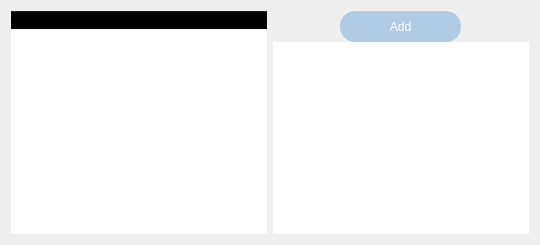
            <widget class="QWidget" name="tab_2">
             <property name="sizePolicy">
              <sizepolicy hsizetype="Expanding" vsizetype="Expanding">
               <horstretch>0</horstretch>
               <verstretch>0</verstretch>
              </sizepolicy>
             </property>
             <attribute name="title">
              <string>Tab 2</string>
             </attribute>
             <layout class="QHBoxLayout" name="horizontalLayout_11">
              <item>
               <widget class="QTreeWidget" name="mi_tree">
                <property name="styleSheet">
                 <string notr="true">QTreeWidget { border: none; 
}
QHeaderView::section { background-color: transparent; }</string>
                </property>
                <column>
                 <property name="text">
                  <string>Mitochondria</string>
                 </property>
                </column>
               </widget>
              </item>
              <item>
               <layout class="QVBoxLayout" name="verticalLayout_7">
                <property name="spacing">
                 <number>0</number>
                </property>
                <item alignment="Qt::AlignHCenter|Qt::AlignVCenter">
                 <widget class="QPushButton" name="mi_add">
                  <property name="minimumSize">
                   <size>
                    <width>121</width>
                    <height>31</height>
                   </size>
                  </property>
                  <property name="maximumSize">
                   <size>
                    <width>121</width>
                    <height>31</height>
                   </size>
                  </property>
                  <property name="styleSheet">
                   <string notr="true">QPushButton {  
    background-color: rgb(178, 203, 229); /* 设置背景颜色，这里以绿色为例 */  
    border: none; /* 移除边框 */  
    border-radius: 15px; /* 设置圆角半径 */  
    color: white; /* 设置文本颜色 */  
    padding: 10px 20px; /* 设置内边距 */  
}  
  
/* 当按钮被按下时的样式 */  
QPushButton:pressed {  
    background-color: rgb(159, 186, 214); /* 设置按下时的背景颜色，这里是稍暗的绿色 */  
}</string>
                  </property>
                  <property name="text">
                   <string>Add</string>
                  </property>
                 </widget>
                </item>
                <item>
                 <widget class="QListWidget" name="mi_list">
                  <property name="styleSheet">
                   <string notr="true">border:0px
</string>
                  </property>
                 </widget>
                </item>
               </layout>
              </item>
             </layout>
            </widget>
